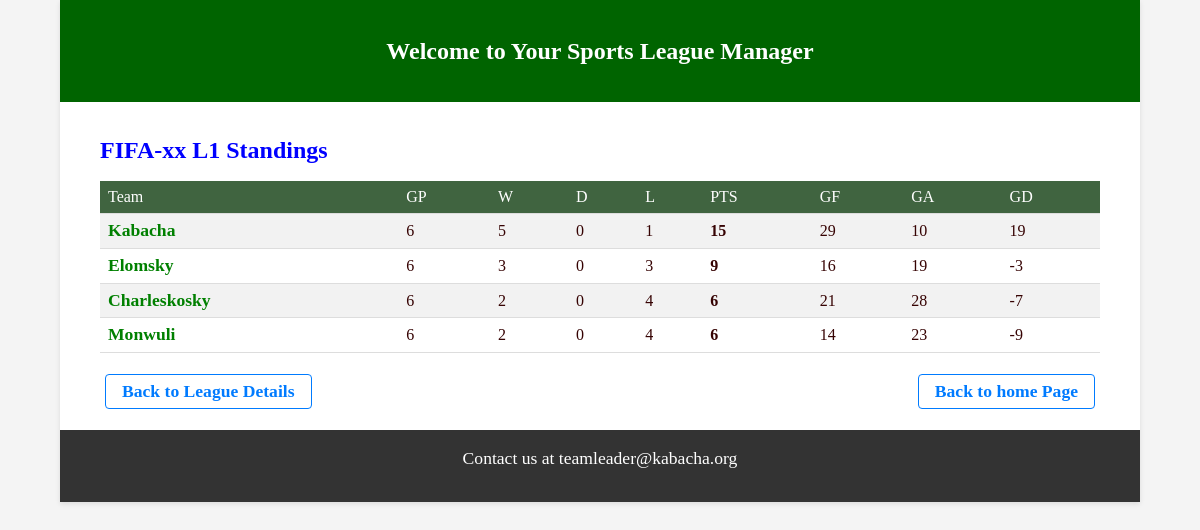
The app's page /league/1/standings/ with its own data.
### matches/models.py (models this page shows, shortened)
class League(models.Model):
    name = models.CharField(max_length=50, unique=True)
    number_of_teams = models.IntegerField()
    start_date = models.DateField()
    end_date = models.DateField()

class Team(models.Model):
    league = models.ForeignKey(League, related_name='teams', on_delete=models.CASCADE)
    name = models.CharField(max_length=100)
    name_short = models.CharField(max_length=4)
    games_played = models.IntegerField(default=0)
    wins = models.IntegerField(default=0)
    losses = models.IntegerField(default=0)
    draws = models.IntegerField(default=0)
    points = models.IntegerField(default=0)
    goals_for = models.IntegerField(default=0, validators=[MinValueValidator(0)])
    goals_against = models.IntegerField(default=0, validators=[MinValueValidator(0)])
    goal_difference = models.IntegerField(default=0)
    class Meta:
        unique_together = ('name', 'league')

### matches/views.py (the view)
# urls.py: path('league/<int:league_id>/standings/', LeagueStandingsView.as_view(), name='leagueStandings'),
class LeagueStandingsView(ListView):
    model = Team
    template_name = 'matches/leagueStandings.html'
    context_object_name = 'teams'
    def get_queryset(self):
        league_id = self.kwargs.get('league_id')
        return Team.objects.filter(league__id=league_id).order_by('-points', '-goal_difference', '-goals_for', 'name')
    def get_context_data(self, **kwargs):
        context = super().get_context_data(**kwargs)
        context['league'] = League.objects.get(pk=self.kwargs.get('league_id'))
        return context

### matches/templates/matches/leagueStandings.html (shortened to what this page needs)
{% extends "matches/home.html" %}
{% block content %}
<div class="standings allLeague">
  <h1>{{ league.name }} Standings</h1>
  <table>
    <tr>
      <th>Team</th>
      <th>GP</th>
      <th>W</th>
      <th>D</th>
      <th>L</th>
      <th>PTS</th>
      <th>GF</th>
      <th>GA</th>
      <th>GD</th>
    </tr>
    {% for team in teams %}
    <tr>
      <td>
        <a href="{% url 'teamMatches' league.id team.id %}">{{ team.name }}</a>
      </td>
      <td>{{ team.games_played }}</td>
      <td>{{ team.wins }}</td>
      <td>{{ team.draws }}</td>
      <td>{{ team.losses }}</td>
      <td><b>{{ team.points }}</b></td>
      <td>{{ team.goals_for }}</td>
      <td>{{ team.goals_against }}</td>
      <td>{{ team.goal_difference }}</td>
    </tr>
    {% endfor %}
  </table>
  <div class="backdir">
    <a href="{% url 'allLeague' %}">Back to League Details</a>
    <a href="{% url 'index' %}">Back to home Page</a>
  </div>
</div>
{% endblock %}

### matches/static/matches/css/style.css (style rules this page uses)
body { color: #360303; background-color: #f4f4f4; }
h1 { font-size: 1.5rem; font-weight: bold; text-align: center; padding-top: 1.2rem; padding-bottom: 1.2rem; }
a { text-decoration: none; font-size: 1.1rem; color: green; font-weight: bold; }
.backdir { display: flex; justify-content: space-between; margin-top: 1rem; }
.backdir a { text-decoration: none; color: #007bff; background-color: transparent; margin: 5px; padding: 8px 16px; border: 1px solid #007bff; border-radius: 4px; display: inline-block; }
.allLeague { margin-top: 1rem; margin-bottom: 1rem; max-width: 700px; width: 100%; }
.allLeague table { width: 100%; border-collapse: collapse; margin-top: 0.041rem; border-radius: 4px; margin-bottom: 1rem; }
.allLeague table th, .allLeague table td { text-align: left; padding: 8px; border-bottom: 1px solid #ddd; }
.allLeague table th { background-color: #406440; color: white; }
.allLeague table tr:nth-child(even) { background-color: #f2f2f2; }
.allLeague table tr:nth-child(odd) { background-color: #ffffff; }
.allLeague table td b { font-weight: bold; }
.standings { max-width: 1000px; }
.standings h1 { text-align: left; color: blue; }

### records on screen
League: name "FIFA-xx L1"
Team: name "Kabacha", games_played "6", wins "5", draws "0", losses "1", points "15", goals_for "29", goals_against "10", goal_difference "19"
Team: name "Elomsky", games_played "6", wins "3", draws "0", losses "3", points "9", goals_for "16", goals_against "19", goal_difference "-3"
Team: name "Charleskosky", games_played "6", wins "2", draws "0", losses "4", points "6", goals_for "21", goals_against "28", goal_difference "-7"
Team: name "Monwuli", games_played "6", wins "2", draws "0", losses "4", points "6", goals_for "14", goals_against "23", goal_difference "-9"
